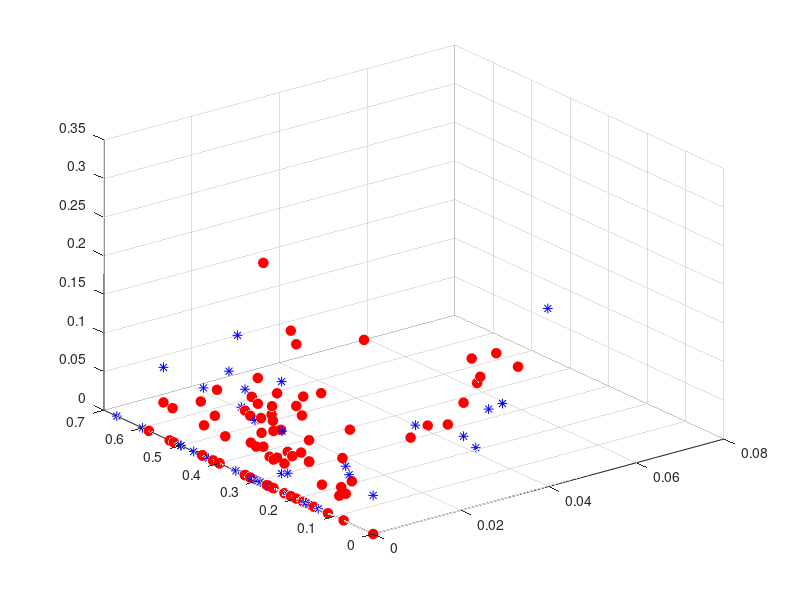

Write the MATLAB code that produced this figure.
% visualize the data

load('dataAllArt.mat')
dataAll = array;

feat = dataAll(:, 1 : 5);
label1 = dataAll(:, 6) > 0;
label2 = dataAll(:, 7) > 0;

featNorm = dataAll(:, [1 2 4 5]);
featNorm = featNorm ./ repmat(sum(featNorm, 2), 1 ,4);

for i = 1 : 128
    if(label1(i) == 1) 
        scatter3(featNorm(i, 1), featNorm(i, 2), featNorm(i, 4), 50, 'r', 'o','MarkerFaceColor','r' );
        hold on
    else
        scatter3(featNorm(i, 1), featNorm(i, 2), featNorm(i, 4), 50, 'b', '*','MarkerFaceColor','b' );
        hold on
    end
end